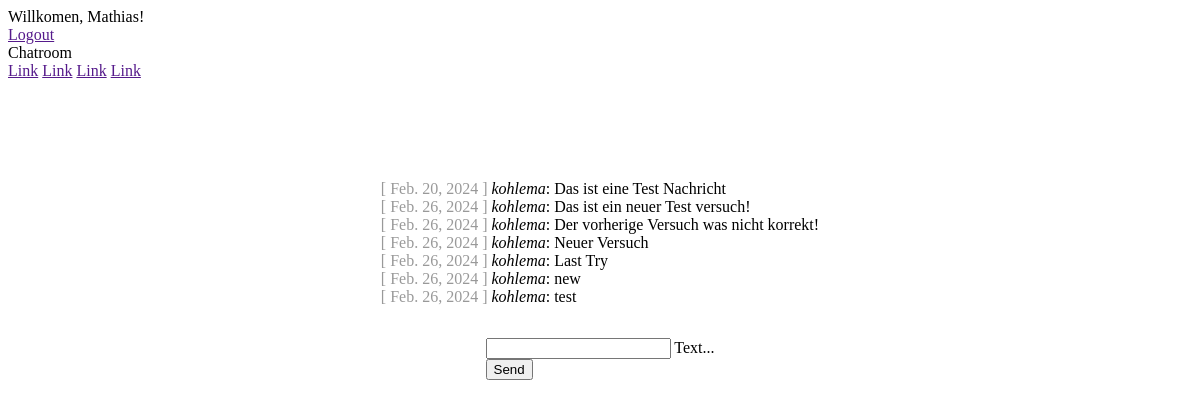
Page /chat/ (signed in) on the committed database.
### chat/models.py (models this page shows)
class Message(models.Model):
    text = models.CharField(max_length=500)
    created_at = models.DateField(default=date.today)
    chat = models.ForeignKey(Chat, on_delete=models.CASCADE, related_name='chat_message_set', default=None, blank=True, null=True)
    author = models.ForeignKey(settings.AUTH_USER_MODEL, on_delete=models.CASCADE, related_name='author_message_set')
    receiver = models.ForeignKey(settings.AUTH_USER_MODEL, on_delete=models.CASCADE, related_name='receiver_message_set')

### chat/views.py (the view, shortened to what this page needs)
# urls.py: path('chat/', index, name="chat"),
@login_required(login_url='/login/')                                #Verweist auf die Login Seite
def index(request):
    chat_messages = Message.objects.filter(chat__id=1)              #chat__id=1 = object__mit der id 1 => gibt ein Array zurück
    print(chat_messages)
    return render(
        request,
        'chat/index.html',
        {'chat_messages': chat_messages}
    )

### chat/templates/chat/index.html (shortened to what this page needs)
{% extends "base.html" %}
{% block content %} {% if request.user.is_authenticated %}
<div id="messageContainer">
	{% for message in chat_messages %}
	<div>
		<span class="color-gray">[ {{ message.created_at }} ]</span>
		<i>{{ message.author }}</i>: {{ message.text }}
	</div>
	{% endfor %}
</div>
<form class="form-style" onsubmit="sendMessage(); return false;" method="POST">
	<div class="mdl-textfield mdl-js-textfield mdl-textfield--floating-label">
		<input
			name="messagefield"
			class="mdl-textfield__input"
			type="text"
			id="messagefield"
		/>
		<label class="mdl-textfield__label" for="messagefield">Text...</label>
	</div>
	<button
		class="mdl-button mdl-js-button mdl-button--raised mdl-js-ripple-effect mdl-button--accent"
	>
		Send
	</button>
</form>
{% else %}
<h1>Not logged in!</h1>
<p>
	You are not logged in. Please log in.<br />
	Please follow the Link for <a href="{% url 'login' %}">Login</a>.
</p>
{% endif %} {% endblock %}

### templates/base.html (shortened to what this page needs)
<!DOCTYPE html>
<html lang="en">
	<head>
		{% load static %}
		<link
			rel="stylesheet"
			href="https://code.getmdl.io/1.3.0/material.indigo-pink.min.css"
		/>
		<link rel="stylesheet" href="{% static 'css/style.css' %}" />
	</head>
	<body>
		<div class="mdl-layout mdl-js-layout mdl-layout--fixed-header">
			<header class="mdl-layout__header">
				<div class="mdl-layout__header-row">
					{% if request.user.is_authenticated %}
					<span class="mdl-layout-title">
						Willkomen, {{ request.user.first_name }}!
					</span>
					{% else %}
					<span class="mdl-layout-title"> Willkommen! </span>
					{% endif %}
					<nav class="mdl-navigation mdl-layout--large-screen-only">
						{% if request.user.is_authenticated %}
						<a class="mdl-navigation__link" href="">Logout</a>
						{% endif %}
					</nav>
				</div>
			</header>
			<div class="mdl-layout__drawer">
				<span class="mdl-layout-title">Chatroom</span>
				<nav class="mdl-navigation">
					<a class="mdl-navigation__link" href="">Link</a>
					<a class="mdl-navigation__link" href="">Link</a>
					<a class="mdl-navigation__link" href="">Link</a>
					<a class="mdl-navigation__link" href="">Link</a>
				</nav>
			</div>
			<main class="mdl-layout__content">
				<div class="page-content">
					{% block content %}{% endblock %}
				</div>
			</main>
		</div>
	</body>
</html>

### static/css/style.css (style rules this page uses)
.color-gray { color: rgba(0, 0, 0, 0.4); }
.form-style { margin-top: 2rem !important; }
.page-content { padding-top: 100px; display: flex; flex-direction: column; justify-content: center; align-items: center; }

### rows in the picture
Message: created_at "Feb. 20, 2024", author "kohlema", text "Das ist eine Test Nachricht"
Message: created_at "Feb. 26, 2024", author "kohlema", text "Das ist ein neuer Test versuch!"
Message: created_at "Feb. 26, 2024", author "kohlema", text "Der vorherige Versuch was nicht korrekt!"
Message: created_at "Feb. 26, 2024", author "kohlema", text "Neuer Versuch"
Message: created_at "Feb. 26, 2024", author "kohlema", text "Last Try"
Message: created_at "Feb. 26, 2024", author "kohlema", text "new"
Message: created_at "Feb. 26, 2024", author "kohlema", text "test"

### other values in the picture
{{ request.user.first_name }} "Mathias"
